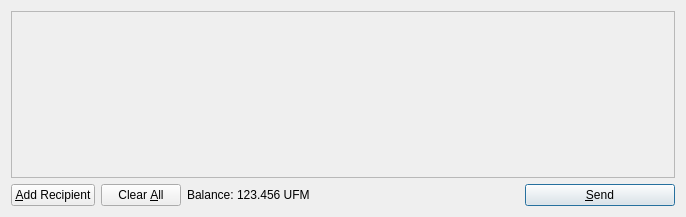
<?xml version="1.0" encoding="UTF-8"?>
<ui version="4.0">
 <class>SendCoinsDialog</class>
 <widget class="QDialog" name="SendCoinsDialog">
  <property name="geometry">
   <rect>
    <x>0</x>
    <y>0</y>
    <width>686</width>
    <height>217</height>
   </rect>
  </property>
  <property name="windowTitle">
   <string>Send Coins</string>
  </property>
  <layout class="QVBoxLayout" name="verticalLayout">
   <item>
    <widget class="QScrollArea" name="scrollArea">
     <property name="widgetResizable">
      <bool>true</bool>
     </property>
     <widget class="QWidget" name="scrollAreaWidgetContents">
      <property name="geometry">
       <rect>
        <x>0</x>
        <y>0</y>
        <width>666</width>
        <height>165</height>
       </rect>
      </property>
      <layout class="QVBoxLayout" name="verticalLayout_2">
       <property name="margin">
        <number>0</number>
       </property>
       <item>
        <layout class="QVBoxLayout" name="entries">
         <property name="spacing">
          <number>6</number>
         </property>
        </layout>
       </item>
       <item>
        <spacer name="verticalSpacer">
         <property name="orientation">
          <enum>Qt::Vertical</enum>
         </property>
         <property name="sizeHint" stdset="0">
          <size>
           <width>20</width>
           <height>40</height>
          </size>
         </property>
        </spacer>
       </item>
      </layout>
     </widget>
    </widget>
   </item>
   <item>
    <layout class="QHBoxLayout" name="horizontalLayout">
     <item>
      <widget class="QPushButton" name="addButton">
       <property name="toolTip">
        <string>Send to multiple recipients at once</string>
       </property>
       <property name="text">
        <string>&amp;Add Recipient</string>
       </property>
       <property name="icon">
        <iconset resource="../bitcoin.qrc">
         <normaloff>:/icons/add</normaloff>:/icons/add</iconset>
       </property>
       <property name="autoDefault">
        <bool>false</bool>
       </property>
      </widget>
     </item>
     <item>
      <widget class="QPushButton" name="clearButton">
       <property name="sizePolicy">
        <sizepolicy hsizetype="Minimum" vsizetype="Fixed">
         <horstretch>0</horstretch>
         <verstretch>0</verstretch>
        </sizepolicy>
       </property>
       <property name="toolTip">
        <string>Remove all transaction fields</string>
       </property>
       <property name="text">
        <string>Clear &amp;All</string>
       </property>
       <property name="icon">
        <iconset resource="../bitcoin.qrc">
         <normaloff>:/icons/remove</normaloff>:/icons/remove</iconset>
       </property>
       <property name="autoRepeatDelay">
        <number>300</number>
       </property>
       <property name="autoDefault">
        <bool>false</bool>
       </property>
      </widget>
     </item>
     <item>
      <layout class="QHBoxLayout" name="horizontalLayout_2">
       <property name="spacing">
        <number>3</number>
       </property>
       <item>
        <widget class="QLabel" name="label">
         <property name="text">
          <string>Balance:</string>
         </property>
        </widget>
       </item>
       <item>
        <widget class="QLabel" name="labelBalance">
         <property name="cursor">
          <cursorShape>IBeamCursor</cursorShape>
         </property>
         <property name="text">
          <string>123.456 UFM</string>
         </property>
         <property name="textInteractionFlags">
          <set>Qt::LinksAccessibleByMouse|Qt::TextSelectableByKeyboard|Qt::TextSelectableByMouse</set>
         </property>
        </widget>
       </item>
      </layout>
     </item>
     <item>
      <spacer name="horizontalSpacer">
       <property name="orientation">
        <enum>Qt::Horizontal</enum>
       </property>
       <property name="sizeHint" stdset="0">
        <size>
         <width>40</width>
         <height>20</height>
        </size>
       </property>
      </spacer>
     </item>
     <item>
      <widget class="QPushButton" name="sendButton">
       <property name="minimumSize">
        <size>
         <width>150</width>
         <height>0</height>
        </size>
       </property>
       <property name="toolTip">
        <string>Confirm the send action</string>
       </property>
       <property name="text">
        <string>&amp;Send</string>
       </property>
       <property name="icon">
        <iconset resource="../bitcoin.qrc">
         <normaloff>:/icons/send</normaloff>:/icons/send</iconset>
       </property>
       <property name="default">
        <bool>true</bool>
       </property>
      </widget>
     </item>
    </layout>
   </item>
  </layout>
 </widget>
 <resources>
  <include location="../bitcoin.qrc"/>
 </resources>
 <connections/>
</ui>
